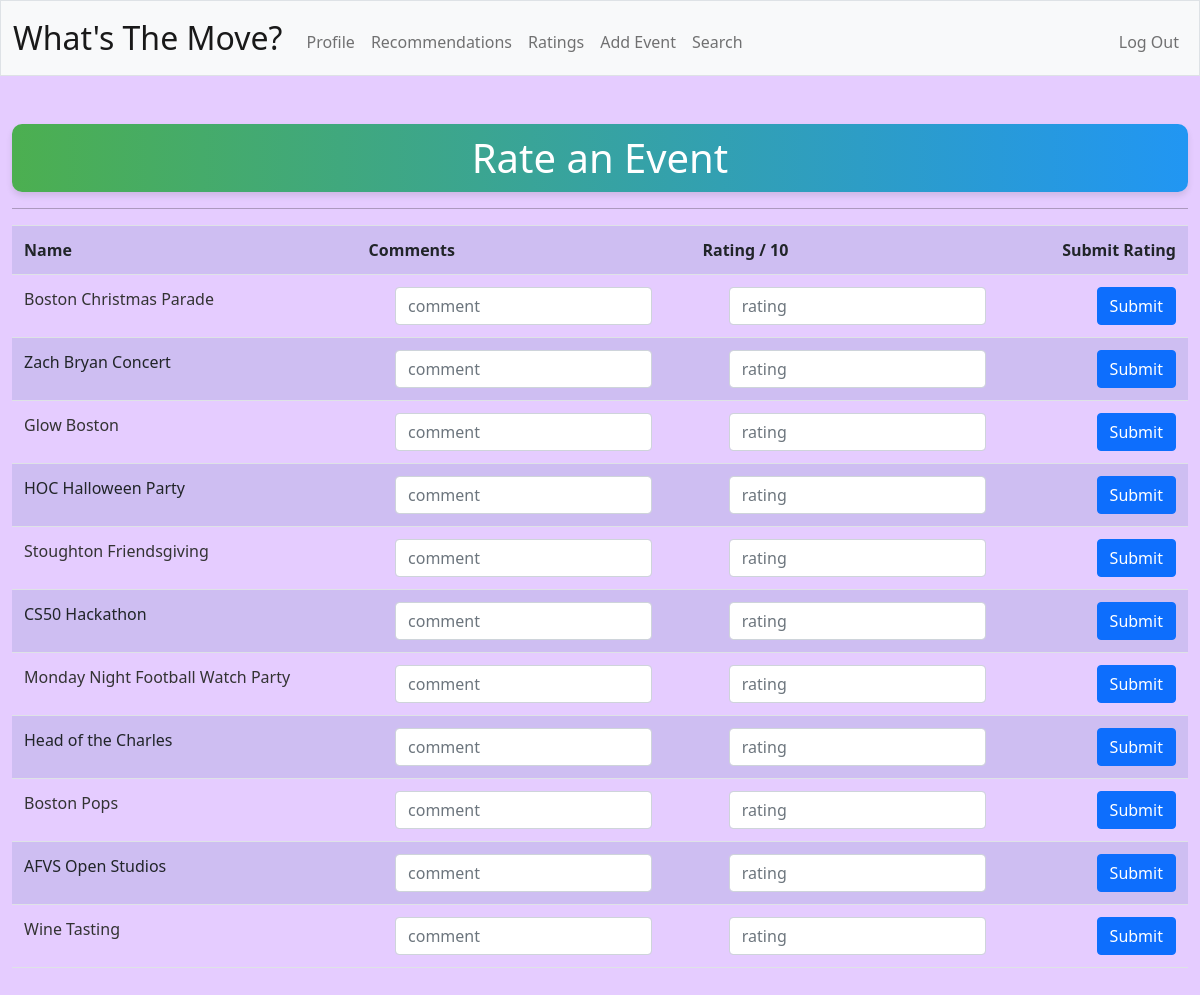
The app's page /ratings (signed in) with its own data.
### tables this page shows
CREATE TABLE events (
event_id INTEGER PRIMARY KEY AUTOINCREMENT NOT NULL,
name TEXT NOT NULL,
city TEXT NOT NULL,
state TEXT NOT NULL,
address TEXT NOT NULL,
comments TEXT NOT NULL,
user_id INTEGER, month INTEGER NOT NULL, date INTEGER NOT NULL,
FOREIGN KEY(user_id) REFERENCES users(id));

### app.py (the view, shortened to what this page needs)
@app.route("/ratings", methods=["GET", "POST"])
@login_required
def ratings():
    if request.method == "GET":
        events = db.execute(
            "SELECT events.event_id, events.name FROM events JOIN attendance on events.event_id = attendance.event_id WHERE attendance.user_id = ? AND attendance.attended = 1",
            session["user_id"],
        )
        if events == []:
            return apology("You have not attended any events", 400)
        return render_template("ratings.html", events=events)

### app.py (called while the page is built)
@app.after_request
def after_request(response):
    response.headers["Cache-Control"] = "no-cache, no-store, must-revalidate"
    response.headers["Expires"] = 0
    response.headers["Pragma"] = "no-cache"
    return response

### helpers.py (called while the page is built)
def login_required(f):
    @wraps(f)
    def decorated_function(*args, **kwargs):
        if session.get("user_id") is None:
            return redirect("/login")
        return f(*args, **kwargs)
    return decorated_function

### templates/ratings.html (shortened to what this page needs)
{% extends "layout.html" %}
{% block main %}
    <h1>Rate an Event</h2>
    <hr>
    <table class="table table-striped">
        <tr>
            <th class="text-start">Name</th>
            <th class="text-start">Comments</th>
            <th class="text-start">Rating / 10</th>
            <th class="text-end">Submit Rating</th>
        </tr>
        {% for event in events %}
            <form action="/ratings" method="post">
                <tr>
                    <td class="text-start" name="event_id" value="{{ event['event_id'] }}">{{ event['name'] }}</td>
                    <td class="text-start">
                        <input autocomplete="off" autofocus class="form-control mx-auto w-auto" name="comment" placeholder="comment" type="text">
                    </td>
                    <td class="text-start">
                        <input autocomplete="off" autofocus class="form-control mx-auto w-auto" name="rating" placeholder="rating" type="number">
                    </td>
                    <td class ="text-end">
                        <button class="btn btn-primary" type="submit">Submit</button>
                    </td>
                </tr>
            </form>
        {% endfor %}
    </table>
{% endblock %}

### static/styles.css (style rules this page uses)
body { background-color: #E5CCFF; color: #000000; font-size: 1rem; font-weight: 400; line-height: 1.5; margin: 0; }
h1 { background: linear-gradient(to right, #4CAF50, #2196F3); padding: 10px; text-align: center; color: #fff; border-radius: 10px; box-shadow: 0 4px 6px rgba(0, 0, 0, 0.1); }
.table { width: 100%; margin-bottom: 1rem; color: #333; border-collapse: collapse; }
.table th, .table td { padding: 0.75rem; vertical-align: top; border-top: 1px solid #dee2e6; }
.table-striped tbody tr:nth-of-type(odd) { background-color: rgba(0, 123, 255, 0.05); }

### records on screen
events: {{ event['event_id'] }} 17 (drawn), name "Boston Christmas Parade"
events: {{ event['event_id'] }} 20 (drawn), name "Zach Bryan Concert"
events: {{ event['event_id'] }} 21 (drawn), name "Glow Boston"
events: {{ event['event_id'] }} 22 (drawn), name "HOC Halloween Party"
events: {{ event['event_id'] }} 23 (drawn), name "Stoughton Friendsgiving"
events: {{ event['event_id'] }} 24 (drawn), name "CS50 Hackathon"
events: {{ event['event_id'] }} 29 (drawn), name "Monday Night Football Watch Party"
events: {{ event['event_id'] }} 31 (drawn), name "Head of the Charles"
events: {{ event['event_id'] }} 32 (drawn), name "Boston Pops"
events: {{ event['event_id'] }} 33 (drawn), name "AFVS Open Studios"
events: {{ event['event_id'] }} 39 (drawn), name "Wine Tasting"
